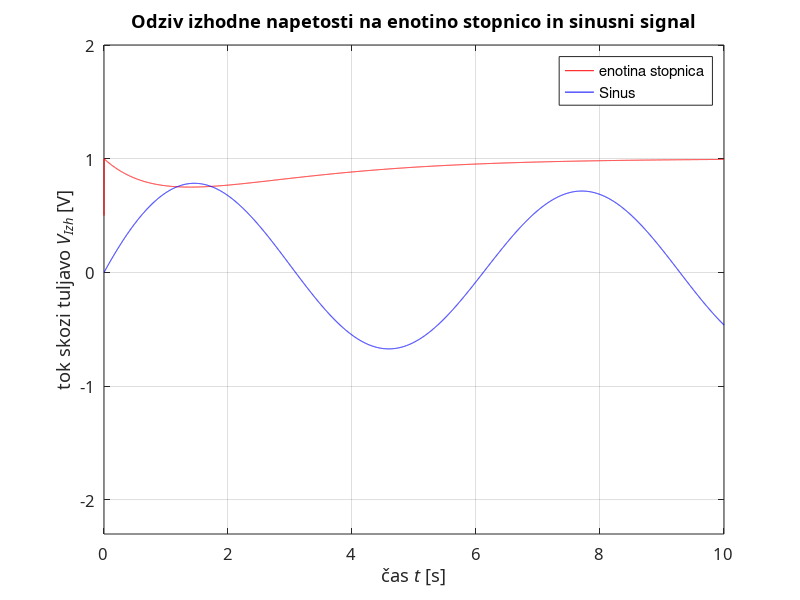

MATLAB code to generate this figure:
#PAZI tukej je poseben primer pri h funkciji! Glej Readme

clear all; close all;

dt=0.0005; tz=0; tk=15;
t = tz:dt:tk;

#Generiranje stopnice in inpluza
tz=0; tk=10; dt=0.001; t=tz:dt:tk; %časovni vektor
t_uz=0:dt:2*dt; t_un=2*dt+dt:dt:tk;
t_u = [t_uz t_un];
u_t = [t_uz/(2*dt) ones(size(t_un))]; %generiranje stopnice
du_t = diff(u_t) ./ diff(t_u);
du_t = [du_t 0]; 


#Dolocimo vrednosti za elemente
R1 = 2; 
R2 = 1; 
C1  = 1;
C2 = 1; 

#Dolocimo konstante za DE
a2 = 1
a1 = (1/(C1*R1) + ((1/C1) + (1/C2))*1/R1)
a0 = 1/(R1*R2*C2*C1)
b0 = 1/(R1*R2*C1*C2)
b1 = (1/C1 + 1/C2)*1/R1
b2 = 1

#generiranje stopnice
vg1 = ones(size(t)); %stopnica
vg2 = sin(t);        %sinuts

s1 = -(a1/(2*a2) + sqrt((a1/(2*a2))^2 - (a0/a2)));
s2 = -(a1/(2*a2) - sqrt((a1/(2*a2))^2 - (a0/a2)));

#to je bolj podbrobo opisano o README
hv = (1/a2)*(1/(s1-s2)) * (exp(s1*t) - exp(s2*t)).*u_t;
dhv = (1/a2)*(1/(s1-s2)) * (s1*exp(s1*t) - s2*exp(s2*t)).*u_t;;
ddhv = (1/a2)*(1/(s1 -s2)) * (s1^2 * exp(s1*t) - s2^2 * exp(s2*t)).*u_t + (1/a2).*du_t;

#nastavek
h=b2*ddhv + b1*dhv + b0*hv;

#konvlucijski integral uporabljen
y1 = dt * conv(h, vg1); y2 = dt * conv(h, vg2);

plot(t, y1(1:(tk/dt+1)), 'r', t, y2(1:(tk/dt+1)), 'b');
axis([tz tk -2.3 2]);
legend("enotina stopnica", "Sinus")
set(gca, 'FontName', 'Times New Roman CE', 'FontSize', 12);
xlabel('čas {\itt} [s]');
ylabel('tok skozi tuljavo {\itV_{Izh}} [V]');
title('Odziv izhodne napetosti na enotino stopnico in sinusni signal');
grid on; 